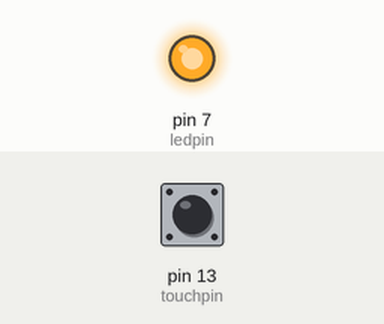
The sketch below on a simulated Arduino Uno, built with avr-gcc and run on an emulated ATmega328P. Parts: output pins drawn as LEDs (lit = HIGH). The test bench sets the inputs (shaded band); at power-on: pin 13 (touchpin) HIGH.

Above: at 1.2 s.
1.3 s: pin 13 (touchpin) pulled LOW for 0.15 s
At 1.37 s:
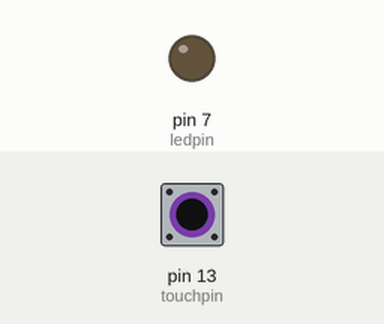
2.9 s: pin 13 (touchpin) pulled LOW for 3.2 s
At 7.4 s:
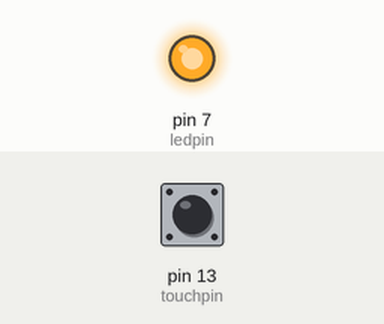
Timing chart, 0 to 8.9 s (numbered marks = the images above; inputs shaded):
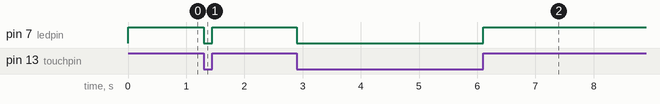

The sketch:

LED_CONTROL_BY_TOUCHPIN.ino
```cpp
int touchpin=13;
int touchval;
int ledpin=7;
void setup() {
  // put your setup code here, to run once:
pinMode(touchpin,INPUT);
pinMode(ledpin,OUTPUT);
}

void loop() {
  // put your main code here, to run repeatedly:
touchval=digitalRead(touchpin);
if(touchval==0){
  digitalWrite(ledpin,LOW);
}
if(touchval==1){
  digitalWrite(ledpin,HIGH);
}
}
```

Measured:
- after the input at 1.3 s, pin 7 (ledpin): HIGH → LOW at once, → HIGH 0.15 s later
- after the input at 2.9 s, pin 7 (ledpin): HIGH → LOW at once, → HIGH 3.2 s later
